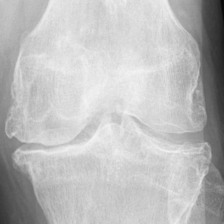
#> input picture laplacian/9919646L.png, 224 x 224 px, found by its file name; the run also reads 2 pictures not shown here
$ jupyter execute 'image_enchancement_method(1).ipynb'
#> lines starting #> are read from the running program, lines starting #| are printed output that depends on the picture; after the words box and inside, x2 and y2 are one past the last pixel; in counts of white or black regions, pixels touching at a corner belong together
[cell 1]
import cv2
import numpy as np
import matplotlib.pyplot as plt

[cell 2]
img= cv2.imread('E:/Desktop/test-image/9919646L.png')
#> img is the input picture: shape (224, 224, 3); min 9, max 244, mean 188.3
img1=cv2.imread('E:/Desktop/test-image/9585931R.png')
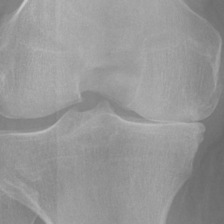
#> input picture laplacian/9585931R.png, 224 x 224 px, found by its file name
#> img1 is the input picture: shape (224, 224, 3); min 102, max 200, mean 150.1
images=np.concatenate((img,img1),axis=1)
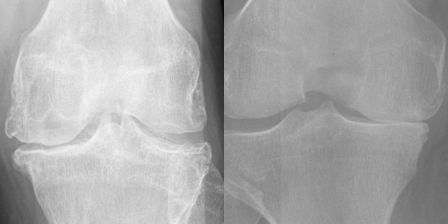
#> images: shape (224, 448, 3); min 9, max 244, mean 169.2
# cv2.imshow("Images",images)
# cv2.waitKey(0)
# cv2.destroyAllWindows()

[cell 3]
gray_img=cv2.cvtColor(img,cv2.COLOR_BGR2GRAY)
gray_img1=cv2.cvtColor(img1,cv2.COLOR_BGR2GRAY)

[cell 4]
hist=cv2.calcHist(gray_img,[0],None,[256],[0,256])
#> hist = 256 values, max 11 at index 222, min 0 at index 0, mean 0.875
hist1=cv2.calcHist(gray_img1,[0],None,[256],[0,256])
#> hist1 = 256 values, max 13 at index 161, min 0 at index 0, mean 0.875
plt.subplot(121)
plt.title("Image1")
plt.xlabel('bins')
plt.ylabel("No of pixels")
plt.plot(hist)
plt.subplot(122)
plt.title("Image2")
plt.xlabel('bins')
plt.ylabel("No of pixels")
plt.plot(hist1)
plt.show()
#> figure, not shown here; panel 1: curve peaks at x = 222, y = 11; panel 2: curve peaks at x = 161, y = 13

[cell 5]
gray_img_eqhist=cv2.equalizeHist(gray_img)
gray_img1_eqhist=cv2.equalizeHist(gray_img1)
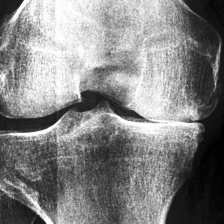
#> gray_img1_eqhist: shape (224, 224); min 0, max 255, mean 130.5
hist=cv2.calcHist(gray_img_eqhist,[0],None,[256],[0,256])
#> hist = 256 values, max 11 at index 217, min 0 at index 6, mean 0.875
hist1=cv2.calcHist(gray_img1_eqhist,[0],None,[256],[0,256])
#> hist1 = 256 values, max 13 at index 199, min 0 at index 0, mean 0.875
plt.subplot(121)
plt.plot(hist)
plt.subplot(122)
plt.plot(hist1)
plt.show()
#> figure, not shown here; panel 1: curve peaks at x = 217, y = 11; panel 2: curve peaks at x = 199, y = 13

[cell 6]
eqhist_images=np.concatenate((gray_img_eqhist,gray_img1_eqhist),axis=1)
# cv2.imshow("Images",eqhist_images)
# cv2.waitKey(0)
# cv2.destroyAllWindows()

[cell 7]
clahe=cv2.createCLAHE(clipLimit=30)
gray_img_clahe=clahe.apply(gray_img_eqhist)
gray_img1_clahe=clahe.apply(gray_img1_eqhist)
images=np.concatenate((gray_img_clahe,gray_img1_clahe),axis=1)
#> images: shape (224, 448)
# cv2.imshow("Images",images)
# cv2.waitKey(0)
# cv2.destroyAllWindows()

[cell 8]
th=80
max_val=255
ret, o1 = cv2.threshold(gray_img_clahe, th, max_val, cv2.THRESH_BINARY)
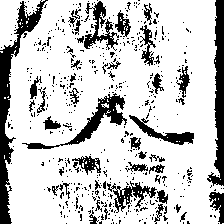
#> o1: shape (224, 224); 78.5% white; 510 black regions (463 under 20 px), largest, box (x1, y1, x2, y2) and area: (0, 0, 48, 224) 2193, (207, 0, 224, 186) 1563, (22, 93, 127, 149) 1041
#> ret = 80
cv2.putText(o1,"Thresh_Binary",(40,100),cv2.FONT_HERSHEY_SIMPLEX,2,(255,255,255),3,cv2.LINE_AA)
#> o1: shape (224, 224); 1.05% of pixels changed, all inside (x1, y1, x2, y2) = (47, 57, 224, 103)
ret, o2 = cv2.threshold(gray_img_clahe, th, max_val, cv2.THRESH_BINARY_INV)
cv2.putText(o2,"Thresh_Binary_inv",(40,100),cv2.FONT_HERSHEY_SIMPLEX,2,(255,255,255),3,cv2.LINE_AA)
#> o2: shape (224, 224); min 0, max 255, mean 65.2
ret, o3 = cv2.threshold(gray_img_clahe, th, max_val, cv2.THRESH_TOZERO)
cv2.putText(o3,"Thresh_Tozero",(40,100),cv2.FONT_HERSHEY_SIMPLEX,2,(255,255,255),3,cv2.LINE_AA)
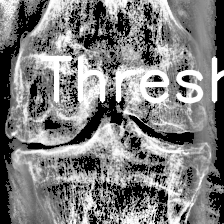
#> o3: shape (224, 224); min 0, max 255, mean 126.5
ret, o4 = cv2.threshold(gray_img_clahe, th, max_val, cv2.THRESH_TOZERO_INV)
cv2.putText(o4,"Thresh_Tozero_inv",(40,100),cv2.FONT_HERSHEY_SIMPLEX,2,(255,255,255),3,cv2.LINE_AA)
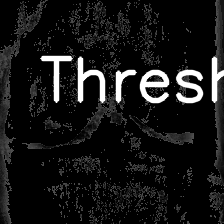
#> o4: shape (224, 224); min 0, max 255, mean 22.3
ret, o5 = cv2.threshold(gray_img_clahe, th, max_val, cv2.THRESH_TRUNC)
cv2.putText(o5,"Thresh_trunc",(40,100),cv2.FONT_HERSHEY_SIMPLEX,2,(255,255,255),3,cv2.LINE_AA)
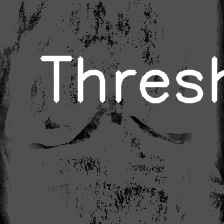
#> o5: shape (224, 224); min 0, max 255, mean 81.9
ret ,o6=  cv2.threshold(gray_img_clahe, th, max_val,  cv2.THRESH_OTSU)
#> o6: shape (224, 224); 48.5% white; 321 white regions (308 under 20 px), largest, box (x1, y1, x2, y2) and area: (11, 117, 219, 224) 8533, (101, 0, 212, 133) 6877, (6, 0, 111, 146) 6336
#> ret = 132
cv2.putText(o6,"Thresh_OSTU",(40,100),cv2.FONT_HERSHEY_SIMPLEX,2,(255,255,255),3,cv2.LINE_AA)
#> o6: shape (224, 224); min 0, max 255, mean 129.3

final=np.concatenate((o1,o2,o3),axis=1)
final1=np.concatenate((o4,o5,o6),axis=1)

cv2.imwrite("E:/Desktop/test-image/9065272Ld.png",final)
cv2.imwrite("E:/Desktop/test-image/9425996Ld.png",final1)
#> Out = True

[cell 9]
gray_image = cv2.imread('E:/Desktop/test-image/9065272Ld.png',0)
gray_image1 = cv2.imread('E:/Desktop/test-image/9425996Ld.png',0)
thresh1 = cv2.adaptiveThreshold(gray_image, 255, cv2.ADAPTIVE_THRESH_MEAN_C, cv2.THRESH_BINARY, 11, 2)
#> thresh1: shape (224, 672); 59.5% white; 1053 black regions (904 under 20 px), largest, box (x1, y1, x2, y2) and area: (229, 0, 672, 224) 35016, (0, 0, 48, 224) 1899, (214, 0, 269, 74) 1107
thresh2 = cv2.adaptiveThreshold(gray_image, 255, cv2.ADAPTIVE_THRESH_MEAN_C, cv2.THRESH_BINARY, 31, 3)
#> thresh2: shape (224, 672); 54.2% white; 957 black regions (854 under 20 px), largest, box (x1, y1, x2, y2) and area: (229, 0, 610, 224) 40138, (0, 0, 48, 224) 2193, (214, 0, 269, 74) 1609
thresh3 = cv2.adaptiveThreshold(gray_image, 255, cv2.ADAPTIVE_THRESH_GAUSSIAN_C, cv2.THRESH_BINARY, 13, 5)
#> thresh3: shape (224, 672); 64.7% white; 1287 black regions (1091 under 20 px), largest, box (x1, y1, x2, y2) and area: (229, 0, 579, 224) 25546, (635, 0, 672, 224) 1704, (0, 0, 48, 224) 1651
thresh4 = cv2.adaptiveThreshold(gray_image, 255, cv2.ADAPTIVE_THRESH_GAUSSIAN_C, cv2.THRESH_BINARY, 31, 4)
#> thresh4: shape (224, 672); 56.9% white; 1091 black regions (960 under 20 px), largest, box (x1, y1, x2, y2) and area: (229, 0, 613, 224) 35952, (0, 0, 48, 224) 2193, (625, 30, 672, 186) 1821
thresh11 = cv2.adaptiveThreshold(gray_image1, 255, cv2.ADAPTIVE_THRESH_MEAN_C, cv2.THRESH_BINARY, 11, 2)
#> thresh11: shape (224, 672); 58.7% white; 948 black regions (858 under 20 px), largest, box (x1, y1, x2, y2) and area: (0, 0, 239, 224) 27335, (252, 0, 672, 224) 16284, (497, 153, 617, 224) 2526
thresh21 = cv2.adaptiveThreshold(gray_image1, 255, cv2.ADAPTIVE_THRESH_MEAN_C, cv2.THRESH_BINARY, 31, 5)
#> thresh21: shape (224, 672); 51.8% white; 852 black regions (775 under 20 px), largest, box (x1, y1, x2, y2) and area: (5, 0, 270, 224) 33004, (433, 0, 672, 224) 12384, (253, 37, 437, 149) 8621
thresh31 = cv2.adaptiveThreshold(gray_image1, 255, cv2.ADAPTIVE_THRESH_GAUSSIAN_C, cv2.THRESH_BINARY, 21,5 )
#> thresh31: shape (224, 672); 61.9% white; 981 black regions (888 under 20 px), largest, box (x1, y1, x2, y2) and area: (21, 0, 232, 224) 19541, (253, 0, 672, 224) 16587, (497, 153, 617, 224) 2526
thresh41 = cv2.adaptiveThreshold(gray_image1, 255, cv2.ADAPTIVE_THRESH_GAUSSIAN_C, cv2.THRESH_BINARY, 31, 5)
#> thresh41: shape (224, 672); 57.8% white; 928 black regions (842 under 20 px), largest, box (x1, y1, x2, y2) and area: (5, 0, 265, 224) 26138, (253, 0, 672, 224) 18605, (497, 153, 617, 224) 2526

final=np.concatenate((thresh1,thresh2,thresh3,thresh4),axis=1)
#> final: shape (224, 2688); 58.8% white; 4379 black regions (3807 under 20 px), largest, box (x1, y1, x2, y2) and area: (901, 0, 1282, 224) 40138, (229, 0, 720, 224) 37892, (2245, 0, 2629, 224) 35952
final1=np.concatenate((thresh11,thresh21,thresh31,thresh41),axis=1)
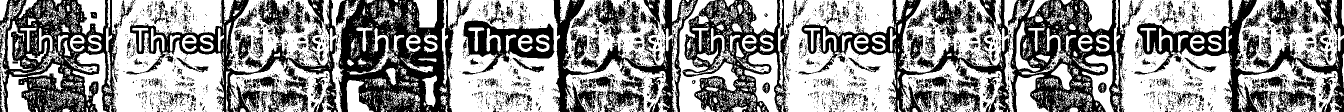
#> final1: shape (224, 2688) (shown at 1/2 size); 57.5% white; 3675 black regions (3341 under 20 px), largest, box (x1, y1, x2, y2) and area: (677, 0, 942, 224) 33004, (0, 0, 239, 224) 27335, (2021, 0, 2281, 224) 26138
cv2.imwrite('E:/Desktop/test-image/rectd.jpg',final)
cv2.imwrite('E:/Desktop/test-image/rect1d.jpg',final1)
#> Out = True

[cell 10]
gray_image = cv2.imread('E:/Desktop/test-image/9065272L.png',0)
gray_image1 = cv2.imread('E:/Desktop/test-image/9425996L.png',0)
ret,thresh1 = cv2.threshold(gray_image,0, 255,  cv2.THRESH_BINARY+cv2.THRESH_OTSU)
#> thresh1: shape (224, 672); 54.2% white; 986 black regions (877 under 20 px), largest, box (x1, y1, x2, y2) and area: (229, 0, 672, 224) 43679, (0, 0, 48, 224) 2193, (516, 0, 583, 82) 1988
#> ret = 122
ret,thresh2 = cv2.threshold(gray_image1,0, 255,  cv2.THRESH_BINARY+cv2.THRESH_OTSU)
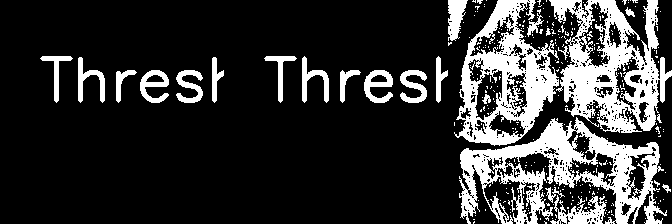
#> thresh2: shape (224, 672); 19.9% white; 316 white regions (291 under 20 px), largest, box (x1, y1, x2, y2) and area: (459, 117, 667, 224) 8533, (549, 0, 672, 133) 7750, (454, 0, 559, 146) 6583
#> ret = 143

cv2.imwrite('E:/Desktop/test-image/rect323.jpeg',np.concatenate((thresh1,thresh2),axis=1))
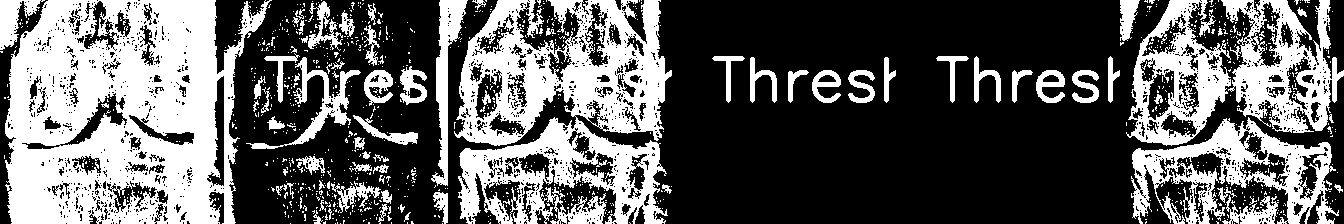
#> saved as rect323.jpeg: shape (224, 1344); 37.1% white; 1100 white regions (1021 under 20 px), largest, box (x1, y1, x2, y2) and area: (5, 0, 272, 224) 40707, (454, 0, 672, 224) 26760, (1131, 117, 1339, 224) 8533
#> Out = True
